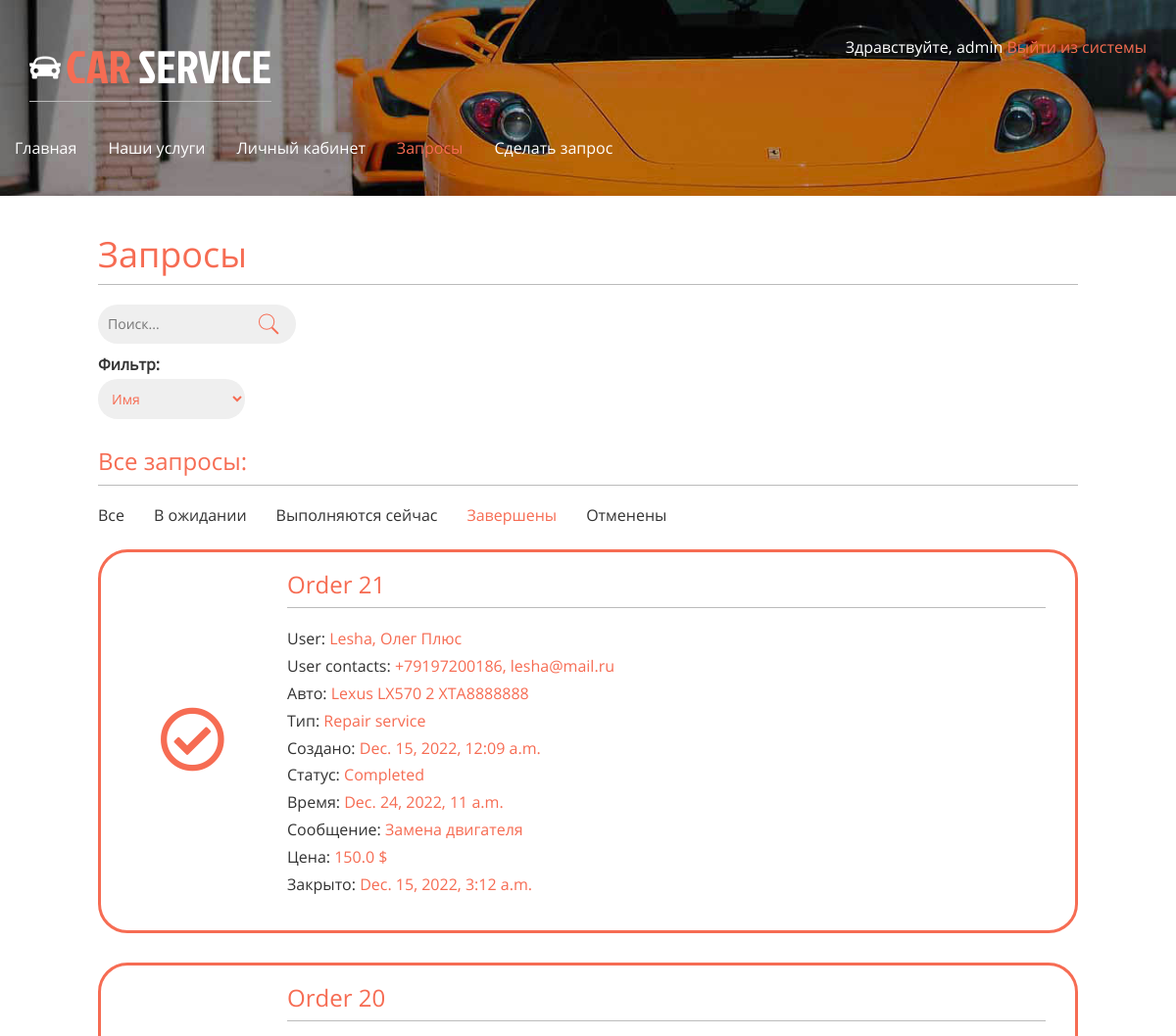
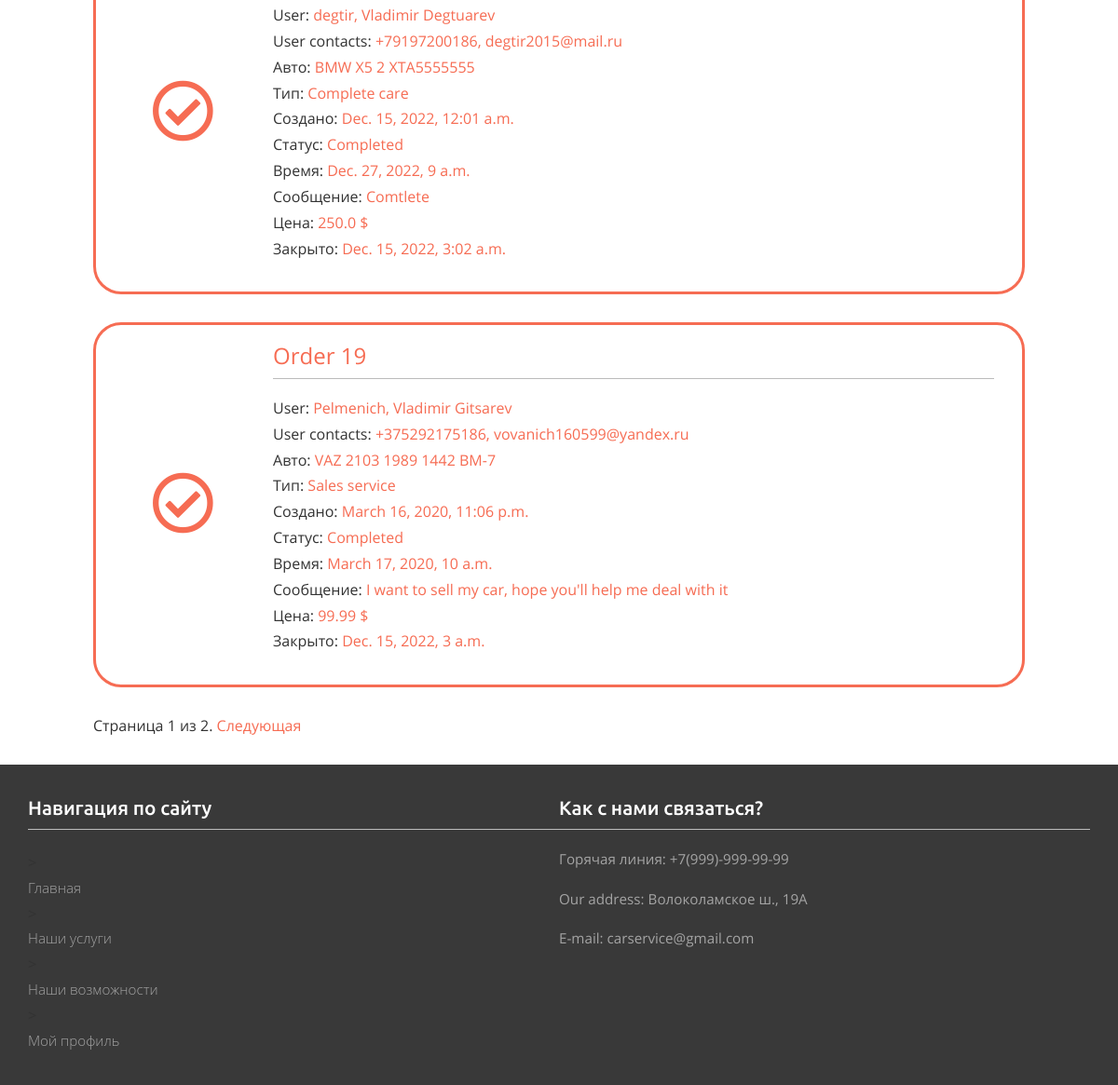
/orders/?filter=completed (signed in), run on the app's committed database (2 pictures, top to bottom).
### orders/models.py (models this page shows)
class Order(models.Model):
    WORK_TYPE_CHOICES = [
        ('Live support','Live support'),
        ('Repair service', 'Repair service'),
        ('Complete care', 'Complete care'),
        ('Spare parts', 'Spare parts'),
        ('Sales service', 'Sales service'),
        ('Tyre service', 'Tyre service'),
        ('Other', 'Other')
    ]
    STATUS_CHOICES = (
        ('Waiting', 'Waiting'),
        ('In progress', 'In progress'),
        ('Completed', 'Completed'),
        ('Cancelled', 'Canceled'),
    )
    user = models.ForeignKey(User, on_delete=models.CASCADE, related_name='orders')
    profile = models.ForeignKey(Profile, on_delete=models.CASCADE, related_name='user_orders')
    date = models.ForeignKey(OrderDate, on_delete=models.CASCADE, default=1, related_name='order_dates')
    car = models.ForeignKey(Car, on_delete=models.CASCADE, related_name='cars')
    type = models.CharField(choices=WORK_TYPE_CHOICES, max_length=50, default='Other')
    created_at = models.DateTimeField(auto_now_add=True)
    closed_at = models.DateTimeField(null=True)
    status = models.CharField(choices=STATUS_CHOICES, max_length=50, default='Waiting')
    price = models.FloatField(null=True)
    message = models.TextField(max_length=250)

class OrderDate(models.Model):
    ORDER_DATE_CHOICES = [
        ('09:00', '09:00:00'),
        ('10:00', '10:00:00'),
        ('11:00', '11:00:00'),
        ('12:00', '12:00:00'),
        ('13:00', '13:00:00'),
        ('14:00', '14:00:00'),
        ('15:00', '15:00:00'),
        ('16:00', '16:00:00')
    ]
    order_id = models.IntegerField()
    date = models.DateField()
    time = models.TimeField()

### account/models.py (models this page shows, shortened)
class Profile(models.Model):
    user = models.OneToOneField(settings.AUTH_USER_MODEL, on_delete=models.CASCADE)
    date_of_birth = models.DateField(blank=True, null=True)
    photo = models.ImageField(upload_to='users/%Y/%m/%d/', blank=True)
    phone = models.CharField(blank=True, max_length=20)
    address = models.CharField(blank=True, max_length=100)

class Car(models.Model):
    user = models.ForeignKey(User, on_delete=models.CASCADE, related_name='car')
    make = models.CharField(max_length=50)
    model = models.CharField(max_length=100)
    year = models.IntegerField()
    vin = models.CharField(max_length=10)

### orders/views.py (the view, shortened to what this page needs)
# urls.py: path('orders/', include('orders.urls')),
@login_required
def orders(request):
    if request.user.is_superuser:
        object_list = Order.objects.order_by('-created_at')
    else:
        object_list = request.user.orders.all().order_by('-created_at')
    filter = request.GET.get('filter')
    filter_values = {'waiting':'Waiting', 'in-progress':'In progress', 'completed':'Completed', 'cancelled':'Cancelled'}
    if filter:
        object_list = object_list.filter(status=filter_values[filter])
    query = request.GET.get('query')
    search = request.GET.get('search')
    paginator = Paginator(object_list, 3) # По 3 статьи на каждой странице.
    page = request.GET.get('page')
    try:
        orders = paginator.page(page)
        print('Orders:', orders.object_list)
    except PageNotAnInteger:        # Если страница не является целым числом, возвращаем первую страницу.
        orders = paginator.page(1)
        print('PgNotInt:', orders)
    except EmptyPage:        # Если номер страницы больше, чем общее количество страниц, возвращаем последнюю.
        orders = paginator.page(paginator.num_pages)
        print('EmptPg:', orders)
    return render(request, 'orders.html', {'section':'orders', 'orders':orders, 'page':page, 'filter':filter, 'search':request.POST.get('search-filter'), 'query':request.POST.get('query')})

### orders/templates/orders.html (shortened to what this page needs)
{% extends "base.html" %}
{% load static %}
{% block content %}
<h1>Запросы</h1>
<div class="search">
    <form method="POST">
       <input type="text" value="" name="query" placeholder="Поиск...">
       <input type="submit" value="">
        <label for="search-filter">Фильтр:</label>
        <select name="search-filter" id="search-filter">
            {% if request.user.is_staff%}
            <option value="First name">Имя</option>
            {% endif %}
        </select>
    </form>
</div>
{% if request.user.is_staff %}
<h3>Все запросы:</h3>
{% else %}
<div class="new-order">
<p>Создать новый запрос</p>
<a href="appointment" class="button">Создать новый запрос</a>
</div>
<h3>Мои запросы:</h3>
{% endif %}
<div class="collapse navbar-collapse nav-wil" id="bs-example-navbar-collapse-1">
    <ul class="nav navbar-nav nav-filter">
        <li {% if not filter %} class="active"{% endif %}><a href="/orders/">Все</a></li>
        <li {% if filter == 'waiting' %} class="active"{% endif %}><a href="/orders/?filter=waiting">В ожидании</a></li>
        <li {% if filter == 'in-progress' %} class="active"{% endif %}><a href="/orders/?filter=in-progress">Выполняются сейчас</a></li>
        <li {% if filter == 'completed' %} class="active"{% endif %}><a href="/orders/?filter=completed">Завершены</a></li>
        <li {% if filter == 'cancelled' %} class="active"{% endif %}><a href="/orders/?filter=cancelled">Отменены</a></li>
    </ul>
</div>
{% if orders.object_list.count %}
{% for order in orders.object_list%}
<div class="order">
    <div>
        {% if order.status == 'Cancelled' %}
        <i class="far fa-times-circle"></i>
        {% elif order.status == 'Completed' %}
        <i class="far fa-check-circle"></i>
        {% elif order.status == 'Waiting' %}
        <i class="far fa-clock"></i>
        {% elif order.status == 'In progress'%}
        <i class="far fa-play-circle"></i>
        {% endif %}
    </div>
    <div style="flex-grow: 1;">
        <h3>Order {{order.id}}</h3>
        {% if request.user.is_staff %}
        <p>User: <span>{{order.user}}, {{order.user.first_name}} {{order.user.last_name}}</span></p>
        <p>User contacts: <span> {{order.profile.phone}}, {{order.user.email}} </span></p>
        {% endif %}
        <p>Авто: <span>{{order.car.make}} {{order.car.model}} {{order.car.year}} {{order.car.vin}}</span></p>
        <p>Тип: <span>{{order.type}}</span></p>
        <p>Создано: <span>{{order.created_at}}</span></p>
        <p>Статус: <span>{{order.status}}</span></p>
        <p>Время: <span>{{order.date.date}},  {{order.date.time}}</span></p>
        <p>Сообщение: <span> {{order.message}}</span></p>
        {% if order.status == 'Completed' %}
        <p>Цена: <span>{{order.price}} $</span></p>
        <p>Закрыто: <span>{{order.closed_at}}</span> </p>
        {% elif order.status == 'In progress' %}
        <p>Окончательная цена: <span>{{order.price}} $</span></p>
        {% endif %}
    </div>
</div>
{% endfor %}
{% else %}
<p>Нет запросов.</p>
{% endif %}
{% include "pagination.html" with page=orders %}
{% endblock %}

### account/templates/base.html (shortened to what this page needs)
{% load static %}
<!DOCTYPE html>
<html>
    <head>
        <link href="{% static "css/bootstrap.css" %}" rel='stylesheet' type='text/css' />
        <link href="{% static "css/style.css" %}" rel='stylesheet' type='text/css' />
        <link href="{% static "css/font-awesome/css/all.css" %}" rel="stylesheet" type='text/css'/>
    </head>
    <body>
        <div class="banner banner2">
            <div class="container">
                <div class="header">
                    <div class="logo">
                        <h1><a href="{% url "main" %}"><img src="{% static "images/car.png" %}" alt=""/>CAR <span>SERVICE</span></a></h1>
                    </div>
                    <div class="top_details">
                        <p>
                            {% if request.user.is_authenticated %}
                             Здравствуйте, {{ request.user.username }}<a href="{% url "logout" %}"> Выйти из системы</a>
                            {% else %}<a href="{% url "login" %}">Войти</a>{% endif %}
                        </p>
                    </div>
                    <div class="clearfix"></div>
                </div>
                <nav class="navbar navbar-default">
                    <div class="collapse navbar-collapse nav-wil" id="bs-example-navbar-collapse-1">
                        <ul class="nav navbar-nav">
                            <li {% if section == "main" %} class="active"{% endif %}><a href="/main/">Главная</a></li>
                            <li {% if section == "services" %} class="active"{% endif %}><a href="{% url "services" %}">Наши услуги</a></li>
                            <li {% if section == "profile" %} class="active"{% endif %}><a href="{% url "profile" %}">Личный кабинет</a></li>
                            <li {% if section == "orders" %} class="active"{% endif %}><a href="/orders/">Запросы</a></li>
                            <li {% if section == "appointment" %} class="active"{% endif %}><a href="/orders/appointment">Сделать запрос</a></li>
                        </ul>
                    </div>
                 </nav>
            </div>
        </div>
        <div id="content">
        {% block content %}{% endblock %}
        </div>
        <div class="footer2">
            <div class="container">
            <div class="ftr2-grids">
              <div class="col-md-6 ftr2-grid1">
                 <h3>Навигация по сайту</h3>
                 <ul>
                    <li>{% if section == "main" %} class="active"{% endif %}><a href="/main/">Главная</a></li>
                    <li>{% if section == "services" %} class="active"{% endif %}><a href="{% url "services" %}">Наши услуги</a>
                    <li>{% if section == "appointment" %} class="active"{% endif %}><a href="/orders/appointment">Наши возможности</a></li>
                    <li>{% if section == "profile" %} class="active"{% endif %}><a href="{% url "profile" %}">Мой профиль</a></li>
                 </ul>
             </div>
             <div class="col-md-6 ftr6-grid3">
                 <h3>Как с нами связаться?</h3>
                <p>Горячая линия: +7(999)-999-99-99</p>
                <p>Our address: Волоколамское ш., 19A</p>
                <p>E-mail: carservice@gmail.com</p>
             </div>
             <div class="clearfix"></div>
        </div>

### account/static/css/style.css (style rules this page uses)
h4, h5, h6, h1, h2, h3 { border-bottom:1px solid #bbb; padding:0 0 10px 0; margin:20px 0 20px 0; color:#f66c53; }
ul, ol { margin: 0; padding:0; }
p { margin: 5px 0px; font-size: 12pt; }
.navbar-nav { margin: -15px; margin-bottom: 10px; }
.nav-filter a { color: #333 !important; }
i { cursor: pointer; }
select { width: 15%; }
html, body { font-family: 'OpenSans-Regular'; font-size: 100%; background: #ffffff; }
.order { border-radius: 30px; border: solid 3px #f66c53; padding: 0px 30px 30px 30px; margin-bottom: 30px; background-clip: padding-box; display: flex; flex-direction: row; align-items: center; }
.order i { width: 100px; height: 100px; font-size: 50pt; padding-top: 30px; color: #f66c53; margin: 0px 30px; }
.info span, .car span, .order span, .edit-order span, .search span { color:#f66c53; }
h1 { border-bottom:1px solid #bbb; padding:0 0 10px 0; margin:10px 0 20px 0; color:#f66c53; }
input[type=submit], button, a.button { font-weight:bold; background:#f66c53; color:#fff; padding: 10px 30px; font-size:14px; text-transform:uppercase; border: 0; border-radius: 20px; margin: 0px 0px; }
#content { padding: 30px 100px ; }
form { overflow:auto; }
label { float:left; clear:both; color:#333; margin-bottom:4px; }
input[type="text"], input[type="password"], input[type="email"], input[type="file"], input[type="number"], textarea, select { clear:both; float:left; margin:0 0 10px; background:#efefef; border:0; font-size:14px; border-radius: 20px; padding: 10px 10px; border: 0px solid #f66c53; color:#f66c53; }
body a { transition:0.5s all; -webkit-transition:0.5s all; -moz-transition:0.5s all; -o-transition:0.5s all; -ms-transition:0.5s all; text-decoration: none; color: #f66c53; }
.banner { background:url(../images/bg3.jpg) no-repeat 0px -120px; background-size:cover; min-height:800px; }
.header { margin-top:2em; }
.logo { float:left; }
.logo h1 a { color:#F66C53; text-decoration:none; font-family:'JockeyOne-Regular'; font-size:1.3em; }
.logo h1 a img { margin-right:5px; vertical-align:initial; }
.logo h1 a span { color:#fff; }
.top_details { float:right; }
.top_details p { color:#fff; margin-bottom:0.5em; }
.search { border-radius: 3px; }
.search input[type="submit"] { background: url('../images/search1.png') no-repeat 0px 8px; border: none; cursor: pointer; position: absolute; margin-left: -40px; }
.navbar-default { background:none; border:none; }
.navbar-default ul li { display:inline-block; }
.navbar-default ul li a { display:block; color:#fff; text-decoration:none; padding:0 2em 0 0; }
ul.navbar-nav li.active a { background:none!important; color:#F66C53!important; }
.navbar-default .navbar-nav > li > a { color:#fff; }
.navbar-collapse { padding:0; }
.navbar { margin:2em 0; }
.footer2 { background:#393939; padding-bottom: 1em; }
.ftr2-grid1 { padding:1em 0; }
.ftr6-grid3 { padding: 1em 0; }
.ftr2-grid1 h3 { color:#fff; font-size:1.3em; font-weight:300; font-family: 'Ubuntu-Medium'; }
.ftr2-grid1 ul { margin:1.5em 0 0em 0; }
.ftr2-grid1 ul li { display:block; }
.ftr2-grid1 ul li a { display:block; padding:5px 0; color:#a4a4a4; font-size:0.95em; font-weight:300; text-decoration:none; font-family: 'Open Sans', sans-serif; }
.ftr6-grid3 h3 { color: #fff; font-size: 1.3em; font-family: 'Ubuntu-Medium'; }
.ftr6-grid3 p { margin-top:1.3em; color:#a4a4a4; font-size:0.95em; line-height:1.5em; }
.banner2 { background: url(../images/bg3.jpg) no-repeat 0px -375px; background-size: cover; min-height: 200px; max-height: 200px; }

### data on the page
Order: id "21", user "Lesha", user.first_name "Олег", user.last_name "Плюс", profile.phone "+79197200186", user.email "lesha@mail.ru", car.make "Lexus", car.model "LX570", car.year "2", car.vin "XTA8888888", type "Repair service", created_at "Dec. 15, 2022, 12:09 a.m.", status "Completed", date "Dec. 24, 2022", date.time "11 a.m.", message "Замена двигателя", price "150.0", closed_at "Dec. 15, 2022, 3:12 a.m."
Order: id "20", user "degtir", user.first_name "Vladimir", user.last_name "Degtuarev", profile.phone "+79197200186", user.email "degtir2015@mail.ru", car.make "BMW", car.model "X5", car.year "2", car.vin "XTA5555555", type "Complete care", created_at "Dec. 15, 2022, 12:01 a.m.", status "Completed", date "Dec. 27, 2022", date.time "9 a.m.", message "Comtlete", price "250.0", closed_at "Dec. 15, 2022, 3:02 a.m."
Order: id "19", user "Pelmenich", user.first_name "Vladimir", user.last_name "Gitsarev", profile.phone "+375292175186", user.email "vovanich160599@yandex.ru", car.make "VAZ", car.model "2103", car.year "1989", car.vin "1442 BM-7", type "Sales service", created_at "March 16, 2020, 11:06 p.m.", status "Completed", date "March 17, 2020", date.time "10 a.m.", message "I want to sell my car, hope you'll help me deal with it", price "99.99", closed_at "Dec. 15, 2022, 3 a.m."

### other printed values
{{ request.user.username }} "admin"
{{ page.number }} "1"
{{ page.paginator.num_pages }} "2"
